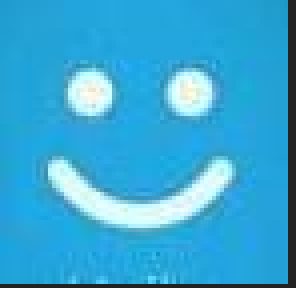
#> input picture Capture.PNG, 74 x 72 px, found by its file name (shown 4 times larger)
$ python act1.py
#> lines starting #> are read from the running program, lines starting #| are printed output that depends on the picture
import cv2
print("OpenCV Version:",cv2.__version__)
img=cv2.imread('Capture.PNG')
#> img is the input picture: shape (72, 74, 3); mean B, G, R 212.7, 167.5, 55.4

print(img.shape)
#| (72, 74, 3)

gray=cv2.cvtColor(img,cv2.COLOR_BGR2GRAY)
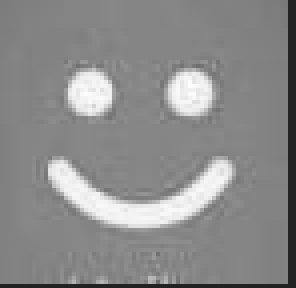
#> gray: shape (72, 74) (shown 4 times larger); min 34, max 253, mean 139.1


cv2.imshow('Gray Image',gray)

canny_image=cv2.Canny(gray,100,200)
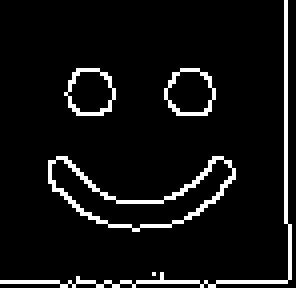
#> canny_image: shape (72, 74) (shown 4 times larger); 6.9% white in thin lines or dots
cv2.imshow('Canny image',canny_image)

#cv2.imshow('Image',img)
cv2.waitKey(0)
cv2.destroyAllWindows()
